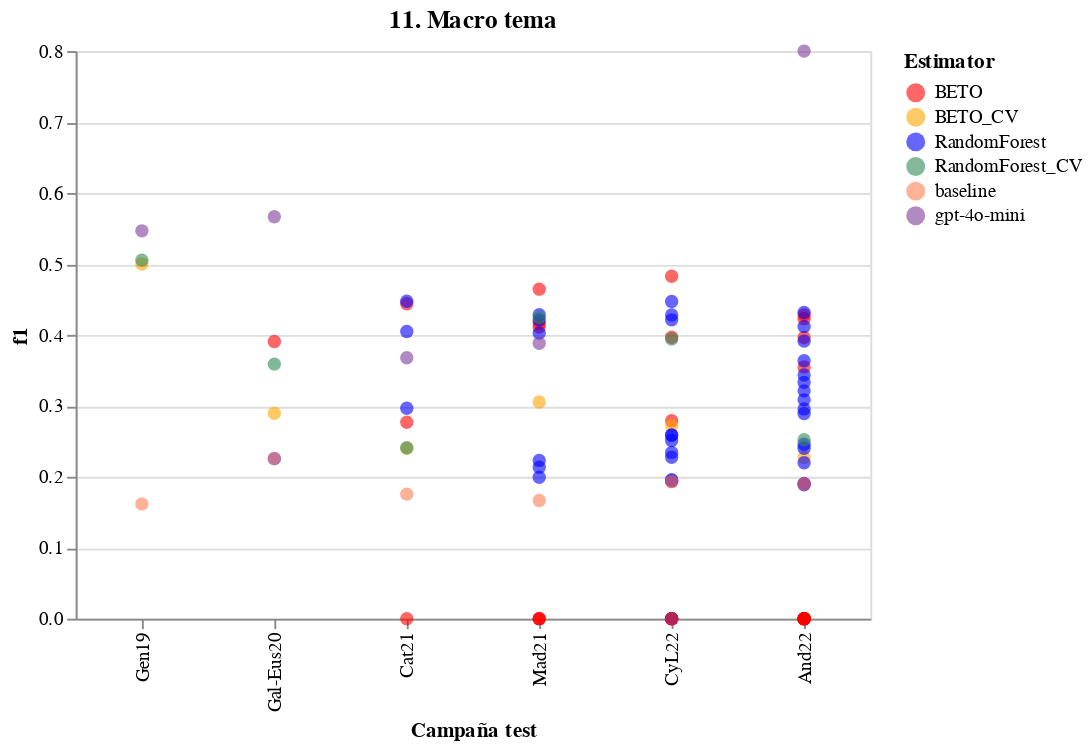
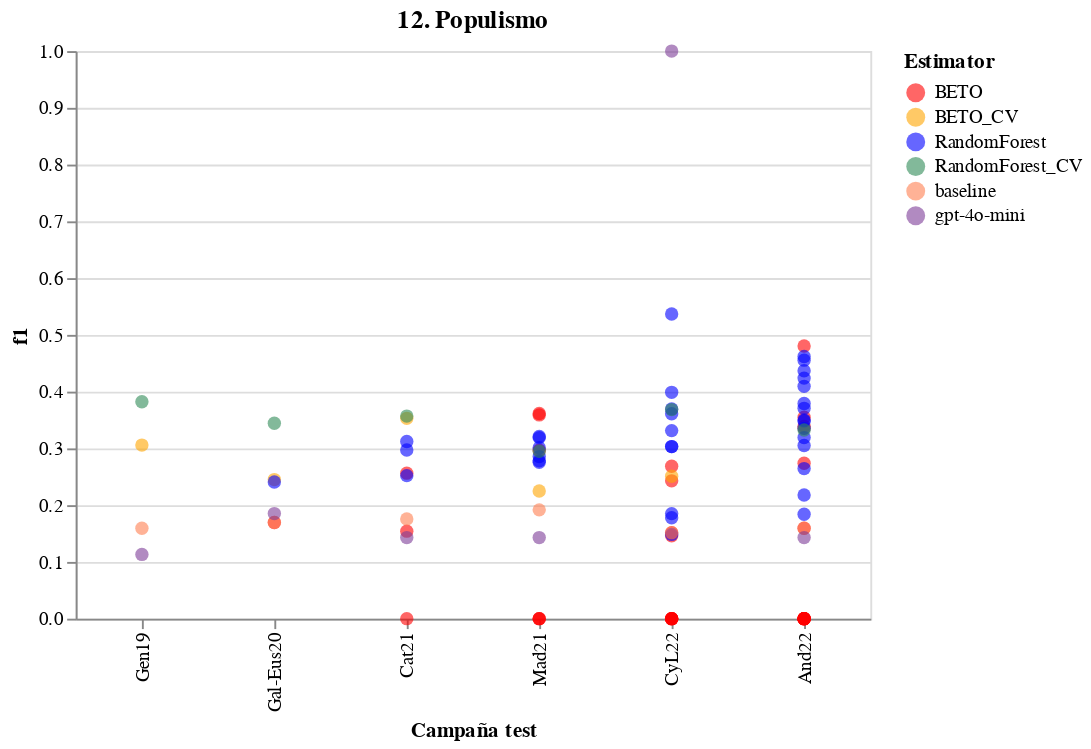
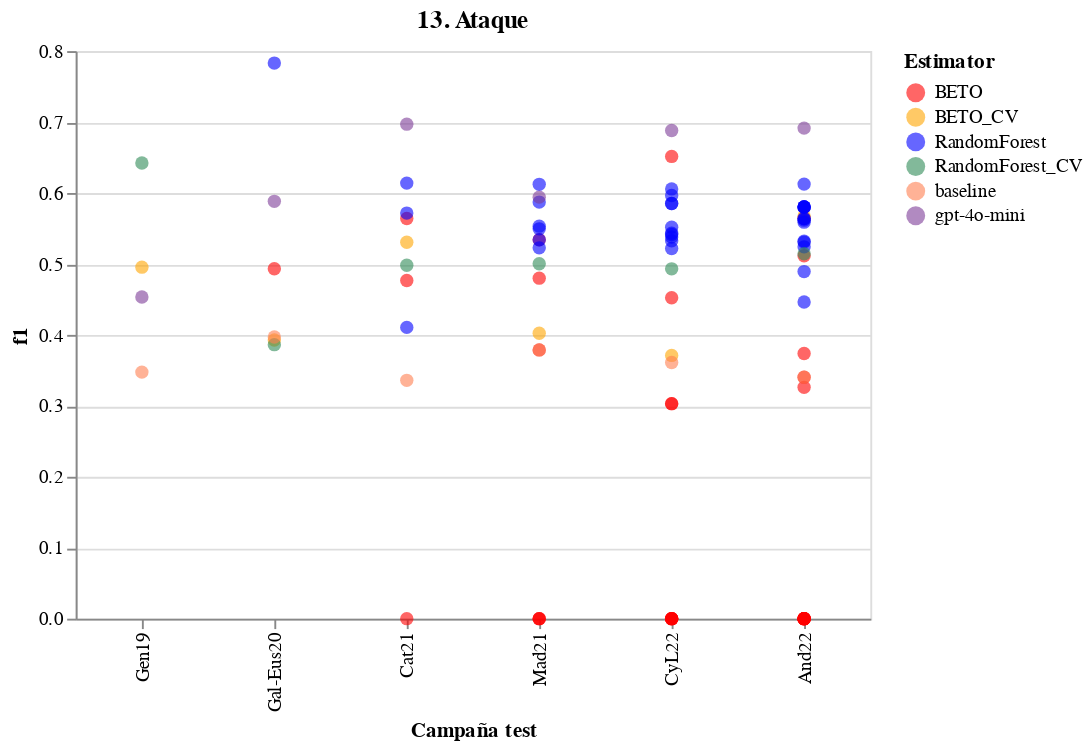
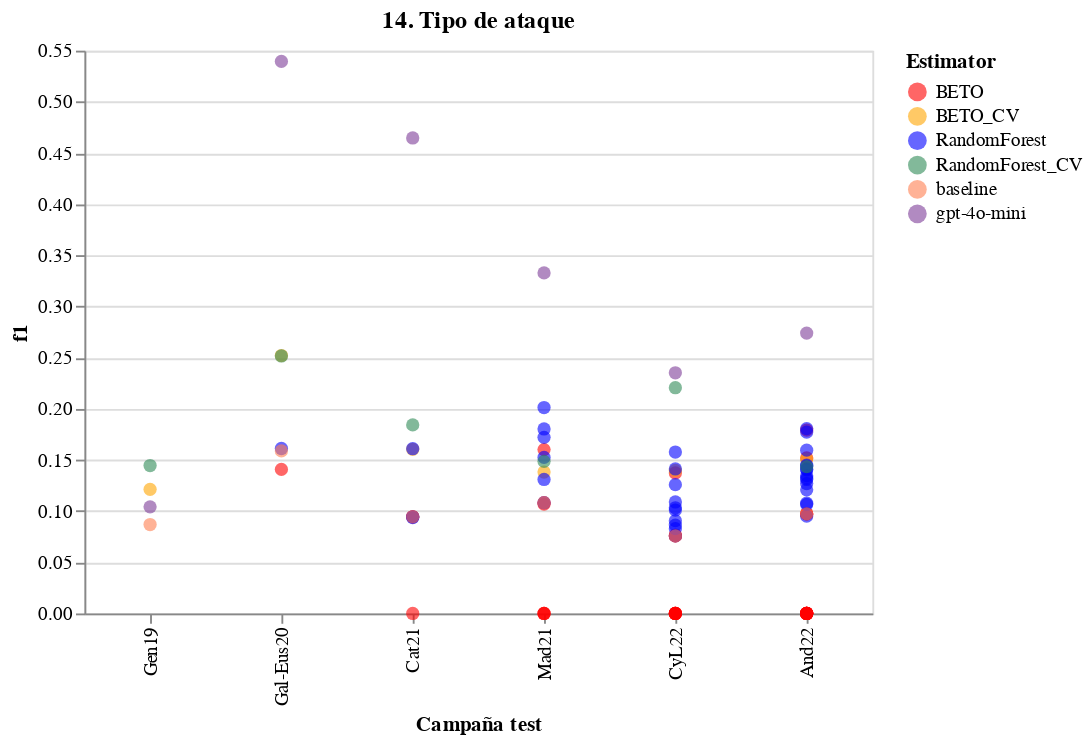

The notebook cell saved with these charts, in order:
### Code cell
# group results by campaign and visualize groups
import altair as alt


def join_elements(ob):
    if isinstance(ob, list) or isinstance(ob, tuple):
        return '+'.join(ob)
    else:
        return ob


for feat, g in results.groupby('feat', sort=True):
    if feat not in [
        # '9. Protagonista', '10. Atributo',
        #  '9. Protagonista reduced',
        '11. Macro tema', '12. Populismo',
        '13. Ataque', '14. Tipo de ataque',
        # '14. Tipo de ataque reduced'
    ]:
        continue

    byfeat = g.sort_values('f1', ascending=False)[
        ['feat', 'clf', 'train', 'test', 'f1']]

    byfeat['train'] = byfeat['train'].apply(join_elements)

    selection = alt.selection_point(
        fields=['clf'], bind='legend')  # bind=input_dropdown,

    hover = alt.selection_point(
        name="highlight", on="pointerover", empty=False)
    when_hover = alt.when(hover)
    stroke_width = (
        alt.when(hover).then(alt.value(1)).otherwise(alt.value(0))
    )
    stroke_color = (
        alt.when(hover).then(alt.ColorValue("black")
                             ).otherwise(alt.ColorValue("white"))
    )

    color = alt.condition(
        selection,
        alt.Color('clf:N', title='Estimator').scale(range=[
            'red', 'orange', 'blue', 'seagreen', 'coral', '#7D3C98']),
        alt.value('lightgray'))

    # order = alt.condition(
    # selection, 1, 0)

    points = alt.Chart(byfeat, width=420, title=feat).mark_point(
        filled=True, size=50, opacity=0.6, stroke='black'
    ).encode(
        y='f1', tooltip='train',  # tooltip=['clf', 'train', 'test', 'f1']
        color=color, order='clf',
        strokeWidth=stroke_width
    ).encode(
        alt.X('test', sort=list(campañas_order.keys()), title='Campaña test'),
        alt.Y('f1')
    ).add_params(selection, hover)  # .transform_filter(selection)

    # text = points.mark_text(
    #     align='left',
    #     baseline='middle',
    #     dx=7,
    #     fontSize=9
    # ).encode(
    #     text='train',
    #     color=alt.value("black")
    # )

    display(points)  # + text)

    # for camp, h in byfeat.groupby('test', sort=False):
    #     display(h)

    # for camp in campañas_order:
    #     display(byfeat[byfeat.test == camp])
